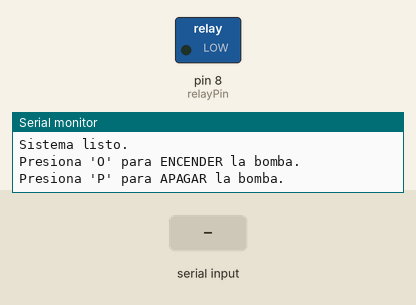
This sketch was run on a simulated Arduino Uno, built with avr-gcc and run on an emulated ATmega328P. Shown: switched loads named in the sketch (green lamp = pin HIGH), the last lines printed to the serial monitor. Inputs (shaded band) come from the test bench.

Above: at 1.2 s.
1.3 s: "o" received over Serial
At 2.0 s:
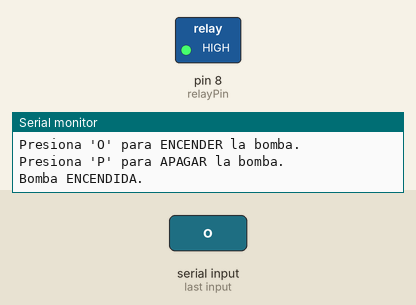
2.8 s: "p" received over Serial
At 3.1 s:
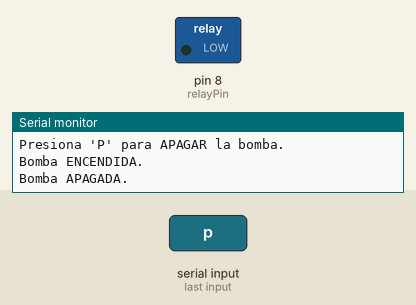
4.3 s: "O" received over Serial
At 5.5 s:
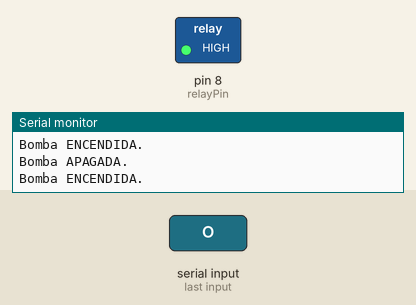
5.8 s: "P" received over Serial
At 6.6 s:
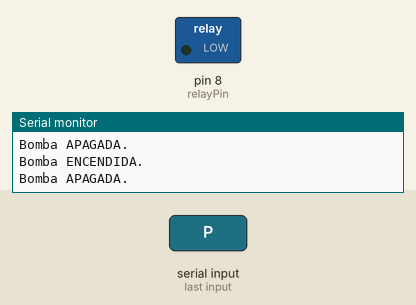
Timing chart, 0 to 8.3 s (numbered marks = the images above; inputs shaded):
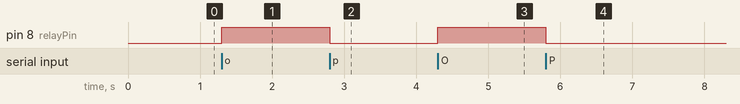

The sketch:

relay_control.ino
```cpp
// Pin donde está conectado el módulo de relé
const int relayPin = 8;

void setup() {
  // Configuramos el pin del relé como salida
  pinMode(relayPin, OUTPUT);

  // Al inicio dejamos el relé apagado (bomba apagada)
  digitalWrite(relayPin, LOW);

  // Iniciamos la comunicación serial
  Serial.begin(9600);
  Serial.println("Sistema listo.");
  Serial.println("Presiona 'O' para ENCENDER la bomba.");
  Serial.println("Presiona 'P' para APAGAR la bomba.");
}

void loop() {
  // Verificamos si llegó algún dato por el puerto serial
  if (Serial.available() > 0) {
    char tecla = Serial.read();  // Leemos el carácter recibido

    if (tecla == 'o' || tecla == 'O') {
      // Activar relé (bomba de vacío encendida)
      digitalWrite(relayPin, HIGH);
      Serial.println("Bomba ENCENDIDA.");
    }

    if (tecla == 'p' || tecla == 'P') {
      // Desactivar relé (bomba de vacío apagada)
      digitalWrite(relayPin, LOW);
      Serial.println("Bomba APAGADA.");
    }
  }
}
```

Measured:
- after the input at 1.3 s, pin 8 (relayPin): LOW → HIGH at once
- after the input at 2.8 s, pin 8 (relayPin): HIGH → LOW at once
- after the input at 4.3 s, pin 8 (relayPin): LOW → HIGH at once
- after the input at 5.8 s, pin 8 (relayPin): HIGH → LOW at once
